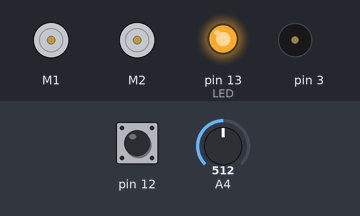
Recording of a sketch running on a simulated Arduino Uno, built with avr-gcc and run on an emulated ATmega328P. Shown: 2 × DC motor (green arrow = forward, orange = backward, longer = faster), output pins drawn as LEDs (lit = HIGH), buzzer (waves = sounding). Inputs (shaded band) come from the test bench; at power-on: pin 12 HIGH, A4 = 512. Random numbers use the default seed unless the sketch sets one.

Above: at 1.2 s.
1.3 s: pin 12 pulled LOW for 0.15 s
At 2.2 s:
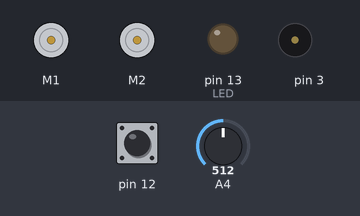
4.3 s: A4 set to 318
At 6.7 s:
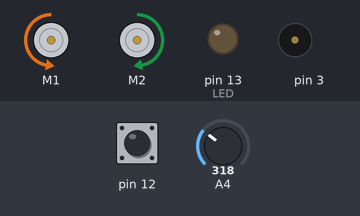
7.3 s: A4 set to 282
9.6 s: pin 12 pulled LOW for 1 s
At 10.1 s:
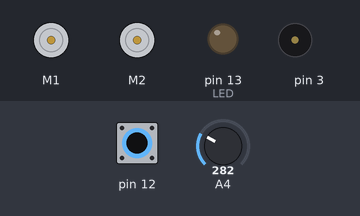
13.6 s: pin 12 pulled LOW for 3.2 s
At 16.9 s:
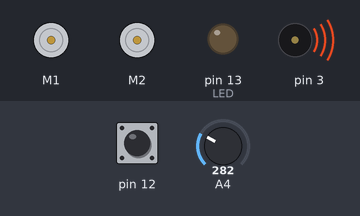
18.3 s: A4 set to 306
Timing chart, 0 to 22.3 s (numbered marks = the images above; inputs shaded):
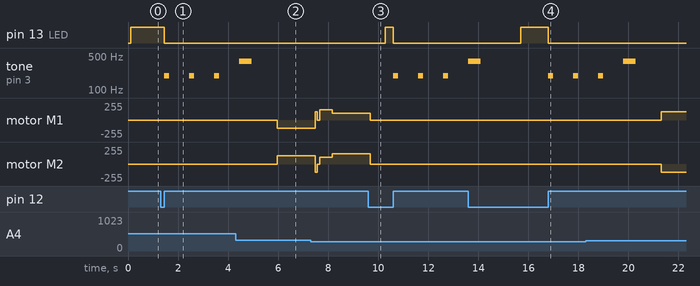

Measured:
- after the input at 1.3 s, pin 13 (LED): HIGH → LOW after 0.15 s; tone on pin 3: alternates 195 Hz for 0.20 s and silent for 0.80 s, starting after 0.15 s
- after the input at 9.6 s, pin 13 (LED): LOW → HIGH after 0.68 s, → LOW 0.32 s later; tone on pin 3: alternates 195 Hz for 0.20 s and silent for 0.80 s, starting after 1.0 s; motor M1: forward 105/255 → stopped after 0.08 s; motor M2: forward 153/255 → stopped after 0.08 s
- after the input at 13.6 s, pin 13 (LED): LOW → HIGH after 2.1 s, → LOW 1.1 s later

The sketch:

zumo_scan.ino
```cpp
#include <ZumoBuzzer.h>
#include <ZumoMotors.h>
#include <Pushbutton.h>

/*
   Obstacle-avoiding robot code.
 */

#define LED 13
#define SPEED 200.0
#define SPIN_FUDGE 800.0
#define TURN_FUDGE 1500.0
#define WINDOW 45.0
#define STEP 5.0
#define THRESHOLD 300
#define DEVIATION 1.2
#define UNDEVIATION (1.0 / DEVIATION)
#define LOOK_ARRAY_SIZE 10
#define STANDBY 0
#define GO 1

ZumoBuzzer buzzer;
ZumoMotors motors;
Pushbutton button(ZUMO_BUTTON); // pushbutton on pin 12

boolean state = STANDBY;
int look_count = LOOK_ARRAY_SIZE / 2;
int look_array[LOOK_ARRAY_SIZE];
float deviation = DEVIATION;

void setup()
{
  Serial.begin(9600);
  pinMode(LED, OUTPUT);

  // uncomment one or both of the following lines if your motors' directions need to be flipped
  //motors.flipLeftMotor(true);
  //motors.flipRightMotor(true);

  randomSeed(analogRead(0));
}


void loop() {
  delay(100);

  int sensorValue = analogRead(A4);
  // print out the value you read:
  //Serial.println(sensorValue);

  if (state == STANDBY) {
     waitForButtonAndCountDown();
     state = GO;
     delay(500);
  }

  // if we're blocked
  if (isBlocked()) {
    // stop
    go(0);

    // randomly
    if (random(0, 2) > 0) {
        // spin right until we see a gap
        if (spin_and_look_right(360, WINDOW)) {
            // then correct back half the window
            spin(-WINDOW/2);
        } else {
          // we're stuck
          alarm();
          halt();
        }
    } else {
        // spin left until we see a gap
        if (spin_and_look_left(360, WINDOW)) {
            // then correct back half the window
            spin(WINDOW/2);
        } else {
          // we're stuck
          alarm();
          halt();
        }
    }

  // otherwise, move forward while scanning for best path
  } else {
    curve_and_look(SPEED);
  }

  if (button.isPressed()) {
    halt();
  }
}

void alarm() {
    for (int i = 0; i < 8; i++)
    {
        buzzer.playNote(NOTE_G(5), 200, 15);
        delay(200);
    }
}

void halt() {
    go(0);
    state = STANDBY;
    delay(500);
}


boolean isBlocked() {
  return analogRead(A4) > THRESHOLD;
}


// spin until we see a wide enough window to go through
boolean spin_and_look_right(int degrees, int window) {
  int width = 0;

  for (int i=0; i < degrees; i += STEP) {
    spin(STEP);

    if (!isBlocked()) {
      width += STEP;
    } else {
      width = 0;
    }

    if (width >= window) return true;
  }

  return false;
}


// spin until we see a wide enough window to go through
boolean spin_and_look_left(int degrees, int window) {
  int width = 0;

  for (int i=0; i < degrees; i += STEP) {
    spin(-STEP);

    if (!isBlocked()) {
      width += STEP;
    } else {
      width = 0;
    }

    if (width >= window) return true;
  }

  return false;
}

void curve_and_look(int speed) {
  if (++look_count > LOOK_ARRAY_SIZE) {
    deviation = deviation > 1 ? UNDEVIATION : DEVIATION;
    look_count = 0;
  }

  // center robot on best look value out of the last 10
  int look_value = analogRead(A4);
  look_array[look_count] = look_value;
  if (look_value == smallest(look_array, LOOK_ARRAY_SIZE)) {
    look_count = 5;
  }

  motors.setLeftSpeed(speed * deviation);
  motors.setRightSpeed(speed / deviation);
}


void go(int speed) {
  motors.setLeftSpeed(speed);
  motors.setRightSpeed(speed);
}


void spin(int degrees) {
  if (degrees < 0) {
    motors.setLeftSpeed(-SPEED);
    motors.setRightSpeed(SPEED);
    delay(-degrees * SPIN_FUDGE / SPEED);
    motors.setLeftSpeed(0);
    motors.setRightSpeed(0);
  } else {
    motors.setLeftSpeed(SPEED);
    motors.setRightSpeed(-SPEED);
    delay(degrees * SPIN_FUDGE / SPEED);
    motors.setLeftSpeed(0);
    motors.setRightSpeed(0);
  }
}


void turn(int degrees) {
  if (degrees < 0) {
    motors.setLeftSpeed(-SPEED);
    delay(-degrees * TURN_FUDGE / SPEED);
    motors.setLeftSpeed(0);
  } else {
    motors.setRightSpeed(-SPEED);
    delay(degrees * TURN_FUDGE / SPEED);
    motors.setRightSpeed(0);
  }
}


void waitForButtonAndCountDown()
{
    digitalWrite(LED, HIGH);
    button.waitForButton();
    digitalWrite(LED, LOW);

    for (int i = 0; i < 3; i++)
    {
        buzzer.playNote(NOTE_G(3), 200, 15);
        delay(1000);
    }

    buzzer.playNote(NOTE_G(4), 500, 15);
    delay(1000);
}


int smallest(int array[], int array_size) {
   int lowest = -1;

   for (int i = 1; i < array_size; ++i) {
       if (array[i] < lowest || lowest < 0) {
         lowest = array[i];
       }
   }
   return lowest;
}
```
